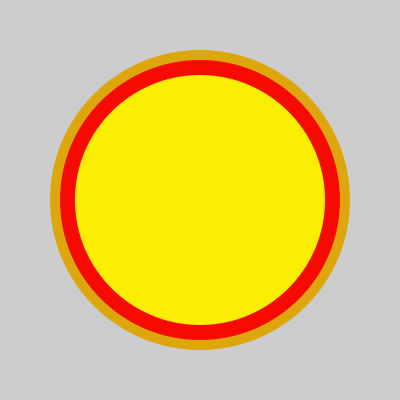
Frame 1 (no input)
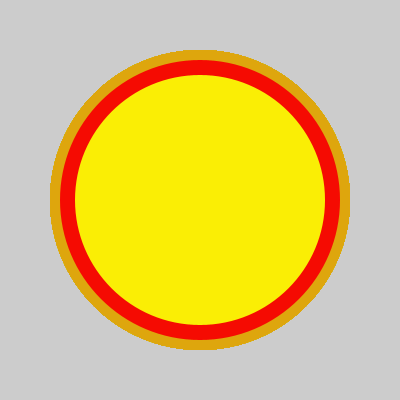
Frame 60 (the mouse pressed at the canvas centre just before this capture)
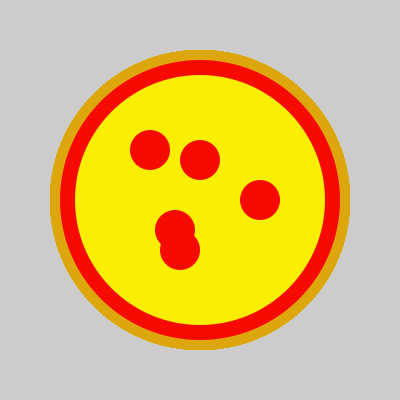
Frame 120 (the mouse held since frame 60 and released just before this capture)

The Processing sketch that drew these frames (run headless with seeded random() and noise(); from frame 60 on, the mouse is pressed at the canvas centre):

// Processing sketch: sketch_190508b
// ── sketch_190508b.pde
void setup() {
  size(400, 400);
}
void draw() {
  fill(#DEA60D);
  noStroke();
  ellipse(200, 200, 300, 300);
  fill(#F50B02);
  ellipse(200, 200, 280, 280);
  fill(#FAEE05);
  ellipse(200, 200, 250, 250);
  fill(#F50B02);
  if(mousePressed) {
  ellipse(180, 250, 40, 40);
  ellipse(260, 200, 40, 40);
  ellipse(150, 150, 40, 40);
  ellipse(200, 160, 40, 40);
  ellipse(175, 230, 40, 40);
}
}
